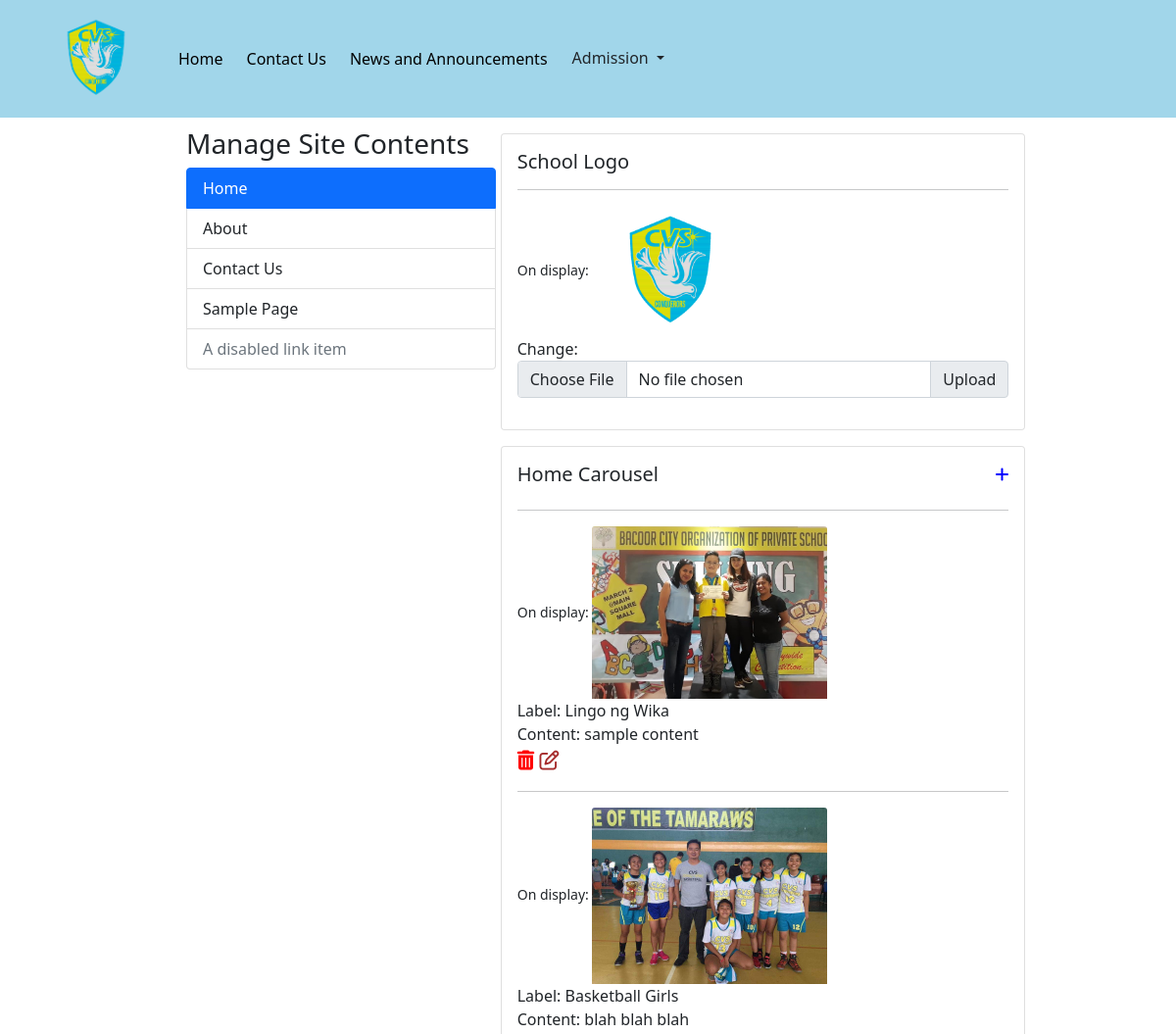
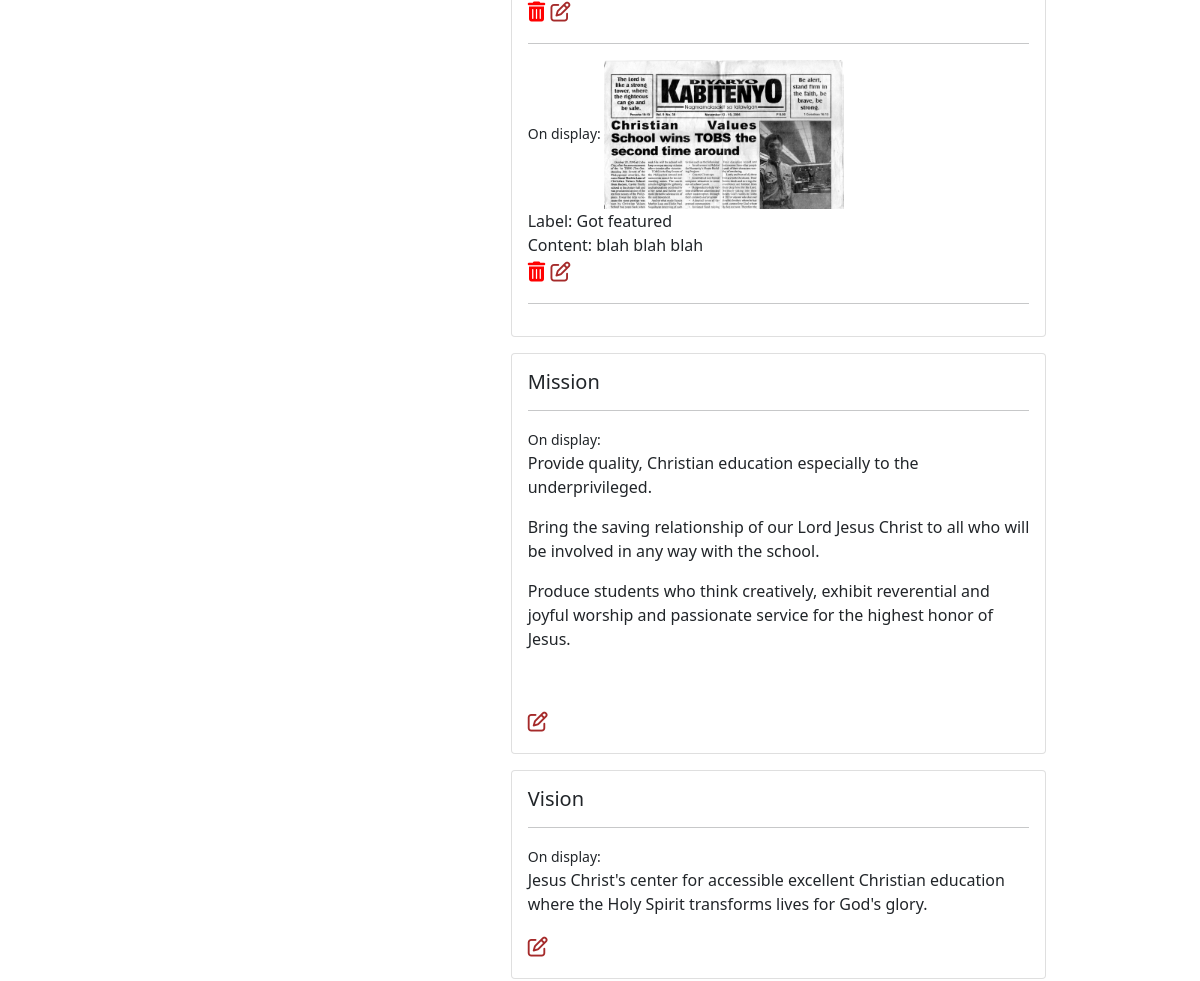
The page /web-content/ (upper part) on the database as committed earlier (2 pictures, top to bottom).
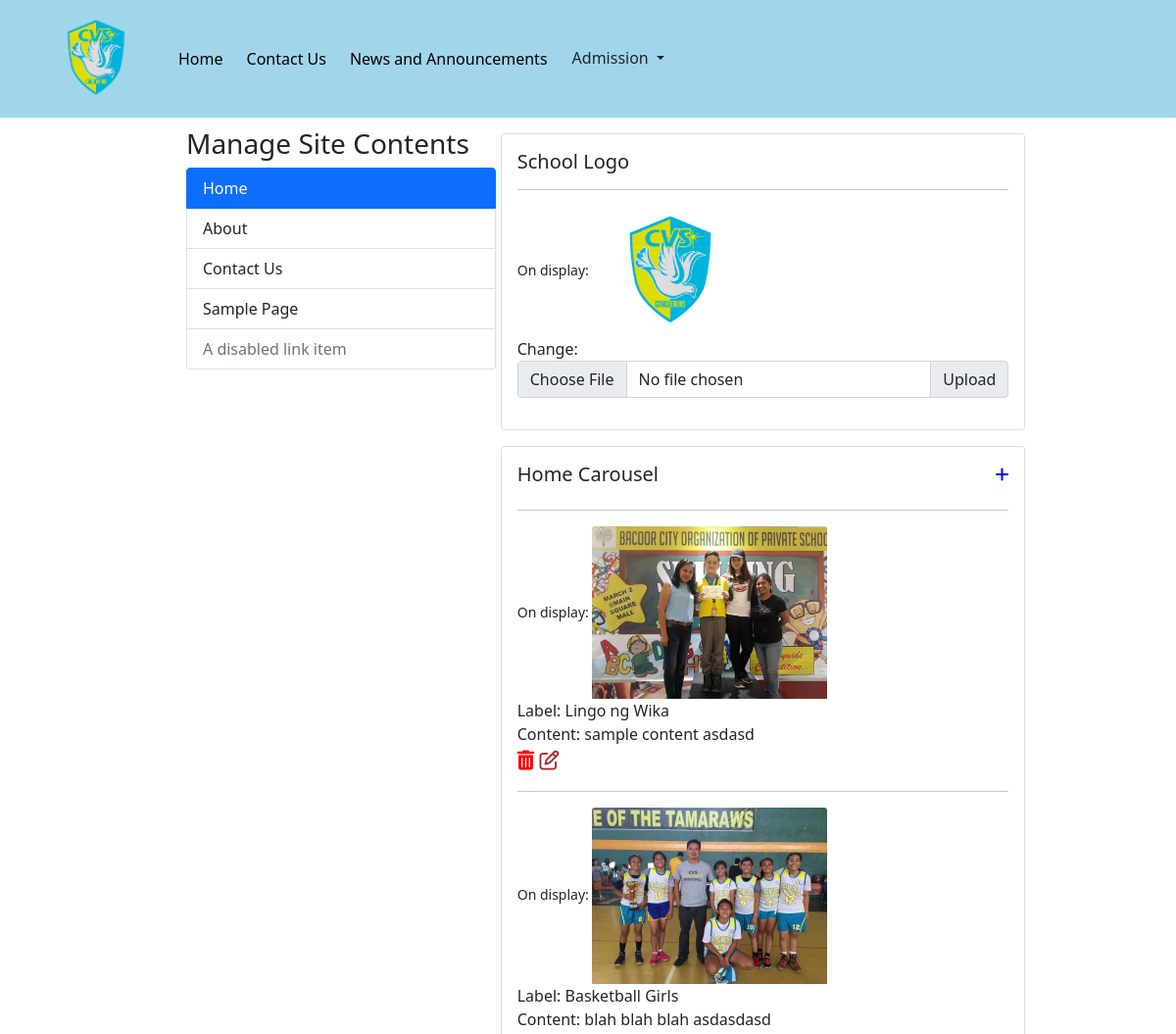
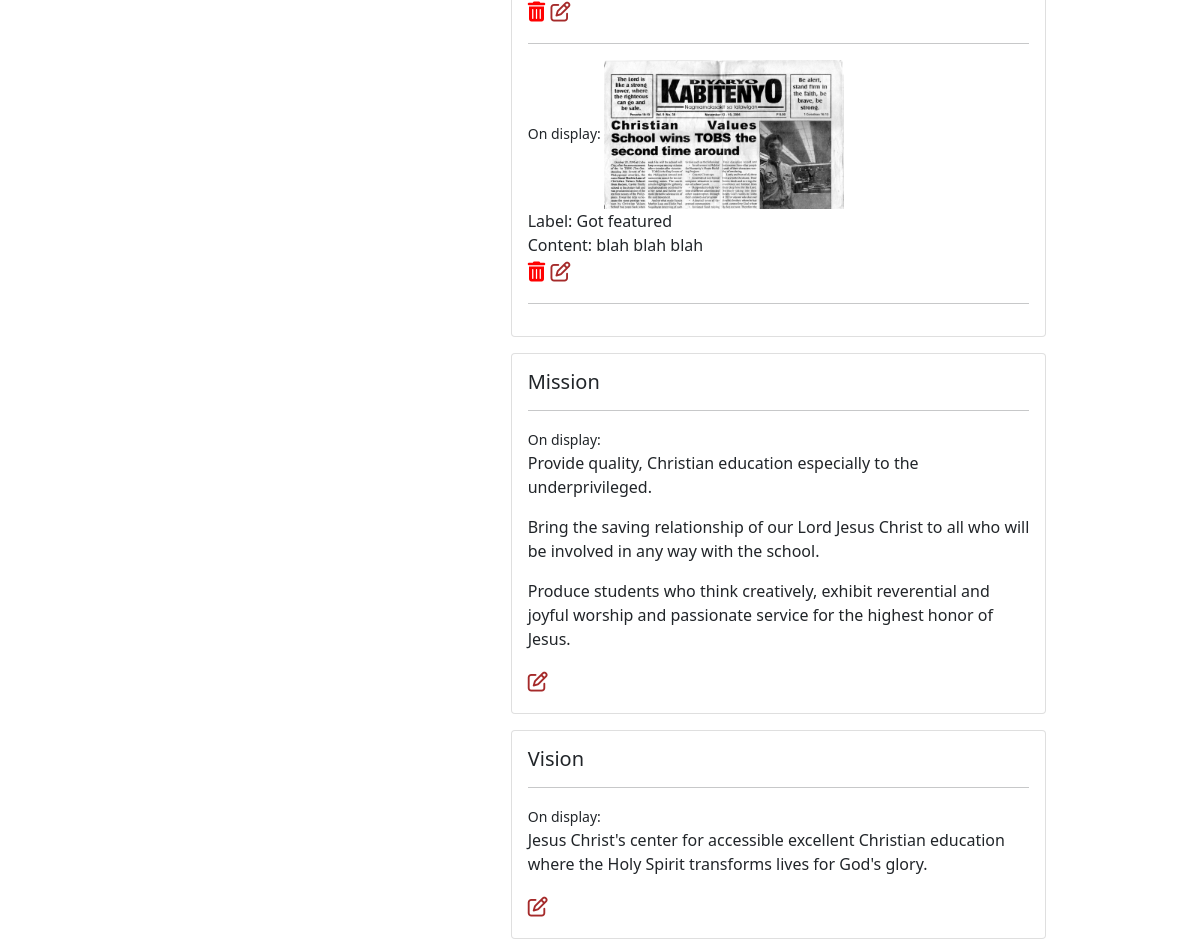
The same page on the database as committed later (2 pictures, top to bottom).
### cms/models.py (models this page shows, shortened)
class SchoolLogo(models.Model):
    image = models.ImageField(upload_to = UploadToPathAndRename,max_length= 255,)
    class Meta:
        verbose_name_plural = 'School Logo'

class HomeCarousel(models.Model):
    image = models.ImageField(upload_to= 'homecarousel', max_length= 255,)
    label = models.CharField(max_length = 255)
    content = models.CharField(max_length= 255)
    class Meta:
        verbose_name_plural = 'Home Page Carousel'

class Mission(models.Model):
    mission = RichTextField()
    class Meta:
        verbose_name_plural = 'Mission'

class Vision(models.Model):
    vision = RichTextField()
    class Meta:
        verbose_name_plural = 'Vision'

### cms/views.py (the view)
# urls.py: path('', cms.contentmanagement, name ='cms' ),
def contentmanagement(request):
    carouselpics = HomeCarousel.objects.all()
    mission = Mission.objects.first()
    vision = Vision.objects.first()
    office_hours = SchoolOfficeHours.objects.first()
    school_address = SchoolAddress.objects.first()
    school_contact_numbers = SchoolContactNumbers.objects.all()
    logoform = ChangeLogoForm()
    homecarouselform = HomeCarouselForm()
    missionform = MissionForm({'mission': mission.mission})
    visionform = VisionForm({'vision': vision.vision})
    office_hours_form = SchoolOfficeHoursForm({
            'starting_day': office_hours.starting_day,
            'last_day' : office_hours.last_day,
            'opening' : office_hours.opening,
            'closing' : office_hours.closing,
        })
    school_address_form = SchoolAddressForm({
            'street' : school_address.street,
            'town' : school_address.town,
            'city' : school_address.city,
            'province' : school_address.province,
        })
    context = {
        'logoform': logoform,
        'homecarouselform': homecarouselform,
        'carouselpics': carouselpics,
        'mission': mission,
        'vision' : vision,
        'missionform': missionform,
        'visionform': visionform,
        'office_hours': office_hours,
        'office_hours_form' : office_hours_form,
        'school_address' : school_address,
        'school_address_form' : school_address_form,
        'school_contact_numbers' : school_contact_numbers,
    }
    return render(request, 'cms/content-management.html', context)

### forms/cms.py
class ChangeLogoForm(forms.ModelForm):
    class Meta:
        model = SchoolLogo
        fields = "__all__"

class HomeCarouselForm(forms.ModelForm):
    class Meta:
        model = HomeCarousel
        fields = "__all__"

### cms/context_processors.py (called while the page is built)
def add_data_to_base_template(request):
    logo = SchoolLogo.objects.first()
    sitebackground = SiteBackground.objects.first()
    contact_numbers = SchoolContactNumbers.objects.all()
    school_address = SchoolAddress.objects.all()
    school_email = SchoolEmail.objects.all()
    school_office_hours = SchoolOfficeHours.objects.all()
    context = {
        'logo':logo,
        'background': sitebackground,
        'contact_numbers': contact_numbers,
        'school_address': school_address,
        'school_email': school_email,
        'school_office_hours': school_office_hours,
    }
    return context

### templates/cms/content-management.html (shortened to what this page needs)
{% extends 'base.html' %}
{% load crispy_forms_tags %}
{% load static %}
{% block style %}
    <link rel="stylesheet" type="text/css" href="{% static 'css/cms.css' %}">
{% endblock %}
{% block content %}
<div class="container">
    <div class="sticky-sidebar-page">
        <div class="sidebar">
            <h3>Manage Site Contents</h3>
            <div class="list-group">
                <button class="list-group-item list-group-item-action active" aria-current="true" onClick="showHomeContent()" id="homeButton">Home</button>
                <button class="list-group-item list-group-item-action" aria-current="true" onClick="showAboutContent()" id="aboutButton">About</button>
                <a href="#" class="list-group-item list-group-item-action">Contact Us</a>
                <a href="#" class="list-group-item list-group-item-action">Sample Page</a>
                <a href="#" class="list-group-item list-group-item-action disabled" tabindex="-1" aria-disabled="true">A disabled link item</a>
            </div>
        </div>
        <div class="sandbox">
            <div class="page-content" id="page-content">
                <div class="card" id="school-logo">
                    <div class="card-body">
                        <h5>School Logo</h5>
                        <hr>
                        <small>On display: </small>
                        <img src="{{logo.image.url}}" class="card-img-top" id="img" alt="..." style="max-width: 10rem; max-height: 10rem;"> <br>
                        <label for="inputGroupFile02">Change:</label>
                    <form action="{% url 'changelogo' %}" method="POST"  enctype="multipart/form-data" id="logo-form">
                        <div class="input-group mb-3">
                            <input type="file" name="image" class="form-control" required id="inputGroupFile02">
                            <button type="submit" class="input-group-text" for="inputGroupFile02">Upload
                            </button>
                        </div>
                    </form>
                    </div>
                </div>
                <div class="card" id="carousel">
                    <div class="card-body">
                        <div class="row" style="display: flex;">
                            <div class="col-8">
                                <h5>Home Carousel</h5>
                            </div>
                            <div class="col-4">
                                <span style="color:blue; float: right;" title="Click to add new image.">
                                    <i class="fas fa-plus" onClick="popCreateCarouselModal()" type="button" data-bs-toggle="modal" data-bs-target="#exampleModal"></i>
                                </span>
                            </div>
                        </div>
                        <hr>
                        {% for pic in carouselpics %}
                            <small>On display: </small>
                            <img id="img-{{pic.id}}" src="{{pic.image.url}}" class="card-img-top" alt="..." style="max-width: 15rem; max-height: 15rem;"> <br>
                            <span>Label:</span>
                            <span id="label-{{pic.id}}">{{pic.label}} </span><br>
                            <span>Content:</span>
                            <span id="content-{{pic.id}}">{{pic.content}}</span><br>
                            <span style="font-size: 20px;">
                                <span style="color: red;">
                                   <i data-id="{{pic.id}}" data-process="delete"  class="fas fa-trash-alt"  onClick="popDeleteCarouselModal(this.getAttribute('data-id'))" type="button" data-bs-toggle="modal" data-bs-target="#exampleModal"></i>
                                </span>
                                <span style="color:brown">
                                    <i data-id="{{pic.id}}" data-process="update" onClick="popCarouselDetailModal(this.getAttribute('data-id'))" type="button" class="far fa-edit" data-bs-toggle="modal" data-bs-target="#exampleModal" class="far fa-edit"></i>
                                </span>
                            </span>
                            <br>
                            <hr>
                        {% endfor %}
                    </div>
                </div>
                <div class="card" id="mission">
                    <div class="card-body">
                        <h5>Mission</h5><hr>
                        <small>On display: </small>
                        <div id="mission-content">
                            {{mission.mission|safe}}
                        </div>
                        <span style="font-size: 20px;">
                            <span style="color:brown">
                                <i onClick="popMissionModal()" type="button" class="far fa-edit" data-bs-toggle="modal" data-bs-target="#missionModal"></i>
                            </span>
                        </span>
                        <br>
                    </div>
                </div>
                <div class="card" id="vision">
                    <div class="card-body">
                        <h5>Vision</h5> <hr>
                        <small>On display: </small>
                        <div id="vision-content">
                            {{vision.vision|safe}}
                        </div>
                        <span style="font-size: 20px;">
                            <span style="color:brown">
                                <i onClick="popVisionModal()" type="button" class="far fa-edit" data-bs-toggle="modal" data-bs-target="#visionModal"></i>
                            </span>
                        </span>
                        <br>
                    </div>
                </div>
            </div>
        </div>
    </div>
</div>
{% endblock %}

### templates/base.html (shortened to what this page needs)
{% load static %}
<!doctype html>
<html lang="en">
  <head>
    <link href="https://cdn.jsdelivr.net/npm/bootstrap@5.0.0-beta3/dist/css/bootstrap.min.css" rel="stylesheet">
    <link rel="stylesheet" type="text/css" href="{% static './css/navbar.css/' %}">
    {% block style %}
    {% endblock %}
  </head>
  <body>
    {% include 'navbar.html' %}
    {% block content %}
    {% endblock %}
  </body>
</html>

### templates/navbar.html (shortened to what this page needs)
 {% load static %}
<nav class="navbar navbar-expand-lg navbar-light  ">
      <div class="container">
        <a class="navbar-brand" href="{% url 'index' %}" id="logo-div"><img src="{{logo.image.url}}" alt="no image provided" style="max-width: 7rem; max-height: 7rem;"></a>
        <div class="collapse navbar-collapse" id="navbarNav">
          <ul class="navbar-nav">
            <li class="nav-item">
              <a class="nav-link" aria-current="page" href="{% url 'index' %}">Home</a>
            </li>
            <li class="nav-item">
              <a class="nav-link" aria-current="page" href="{% url 'index' %}#contactUs" id="contactUsButton">Contact Us</a>
            </li>
            <li class="nav-item">
              <a class="nav-link" aria-current="page" href="{% url 'index' %}#news-and-events" id="eventsButton">News and Announcements</a>
            </li>
            <div class="dropdown">
                <button class="btn dropdown-toggle" type="button" id="dropdownMenuButton2" data-bs-toggle="dropdown" aria-expanded="false">
                    Admission
                </button>
            </div>
          </ul>
        </div>
      </div>
</nav>

### main/static/css/navbar.css (style rules this page uses)
.navbar { background-color: #a1d6ea; }
.navbar .navbar-brand { color: #000000; }
.navbar .navbar-nav .nav-link { color: #000000; border-radius: .25rem; margin: 0 0.25em; }
.navbar .navbar-collapse, .navbar .navbar-form { border-color: #000000; }

### main/static/css/cms.css (style rules this page uses)
.sticky-sidebar-page { width: 80%; margin: 0 auto; }
.sticky-sidebar-page::after { display: table; content: ""; clear: both; }
.sticky-sidebar-page .sandbox { width: 60%; margin: 0 0 40px; float: right; }
.sticky-sidebar-page .sidebar { padding: 10px 10px 30px; box-sizing: border-box; float: left; border-radius: 2px; position: fixed; left: 15%; width: 28%; }
.card { margin:1rem 0 1rem; }

Rows that differ between the two databases and show on the page:
changed HomeCarousel "Lingo ng Wika": content "sample content" → "sample content asdasd"
changed HomeCarousel "Basketball Girls": content "blah blah blah" → "blah blah blah asdasdasd"
